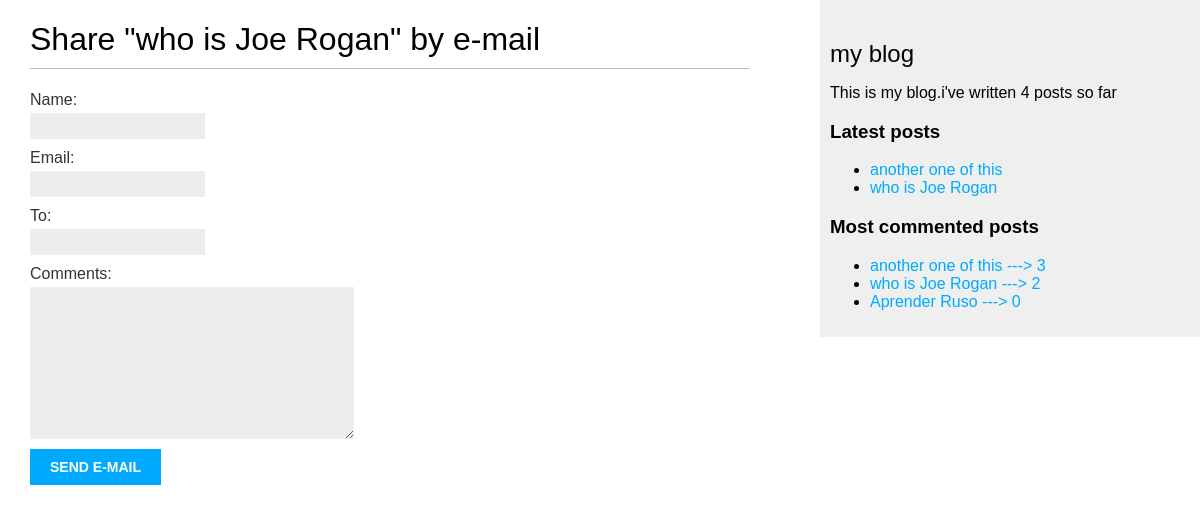
The app's page /blog/3/share/, older data.
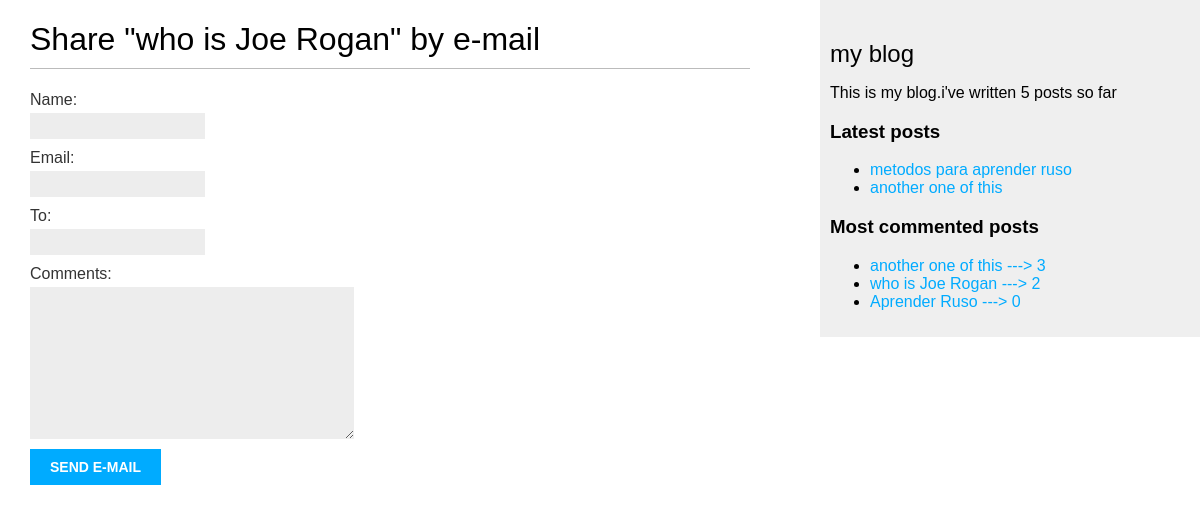
The same page, newer data.
### blog/models.py (models this page shows, shortened)
class Post (models.Model):
  STATUS_CHOICES = (
    ('draft','Draft'),
    ('published','Published'),
  )
  title = models.CharField(max_length=250)
  slug = models.SlugField(max_length=250,unique_for_date='publish')
  author = models.ForeignKey(User,on_delete=models.CASCADE,related_name='blog_posts')
  body = models.TextField()
  publish = models.DateTimeField(default=timezone.now)
  created = models.DateTimeField(auto_now_add=True)
  updated = models.DateTimeField(auto_now=True)
  status = models.CharField(max_length=10,choices=STATUS_CHOICES,default='draft')
  tags = TaggableManager()
  objects = models.Manager() # The default manager
  published = PublishedManager() # our custom manager
  class Meta:
    ordering = ('-publish',)
  def get_absolute_url(self):
    return reverse('blog:post_detail',
                       args=[self.publish.year,
                             self.publish.month,
                             self.publish.day,
                             self.slug])

### blog/views.py (the view)
# urls.py: path('<int:post_id>/share/',views.post_share,name='post_share'),
def post_share (request, post_id):
  post = get_object_or_404(Post, id=post_id, status='published')
  sent = False
  if request.method == 'POST':
    form = EmailPostForm(request.POST)
    if form.is_valid():
      cd = form.cleaned_data
      post_url = request.build_absolute_uri(post.get_absolute_url())
      subject = '{} ({}) recommends you reading "{}"'.format(cd['name'],cd['email'],post.title)
      message = 'Read "{}" at {}\n\n {}\'s comments {}'.format(post.title, post_url, cd['name'], cd['comments'])
      send_mail(subject,message,'admin@myblog.com',[cd['to']])
      sent = True
  else:
    form = EmailPostForm()
  return render(request, 'blog/post/share.html', {'post':post,'form':form, 'sent':sent})

### blog/forms.py
class EmailPostForm (forms.Form):
  name = forms.CharField(max_length = 25)
  email = forms.EmailField()
  to = forms.EmailField()
  comments = forms.CharField(required = False,widget=forms.Textarea)

### blog/models.py (called while the page is built)
  def get_queryset(self):
    return super(PublishedManager,self).get_queryset().filter(status='published')

### blog/templatetags/blog_tags.py (called while the page is built)
@register.simple_tag
def get_most_commented_posts(count=3):
  return Post.published.annotate(total_comments=Count('comments')).order_by('-total_comments')[:count]

@register.simple_tag
def total_posts():
  return Post.published.count()

@register.inclusion_tag('blog/post/latest_posts.html')
def show_latest_posts(count=5):
  latest_posts = Post.published.order_by('-publish')[:count]
  return {'latest_posts':latest_posts}

### blog/templates/blog/post/share.html (shortened to what this page needs)
{% extends "blog/base.html" %}
{% block content %}
{% if sent %}
  <h1>E-mail successfully sent</h1>
  <p>
    "{{ post.title }}" was successfully sent to {{ form.cleaned_data.to }}
  </p>
{% else %}
<h1>Share "{{post.title}}" by e-mail</h1>
<form action="." method="post">
  {{form.as_p}}
  <input type="submit" value="Send e-mail">
</form>
  {% endif %}
{% endblock %}

### blog/templates/blog/base.html (shortened to what this page needs)
{% load blog_tags %}
{% load static %}
<!DOCTYPE html>
<html>
<head>
  <link rel="stylesheet" href="{% static "css/blog.css" %}">
</head>
<body>
  <div id="content">
    {% block content %}
    {% endblock %}
  </div>
  <div id="sidebar">
    <h2>my blog</h2>
    <p>This is my blog.i've written {% total_posts %} posts so far</p>
    <h3>Latest posts</h3>
    {% show_latest_posts 2 %}
    <h3>Most commented posts</h3>
    {% get_most_commented_posts as most_commented_posts  %}
    <ul>
       {% for post in most_commented_posts %}
       <li>
         <a href="{{ post.get_absolute_url }}">{{post.title}} ---> {{post.comments.count}}</a>
       </li>
       {% endfor %}
    </ul>
  </div>
</body>
</html>

### blog/templates/blog/post/latest_posts.html
<ul>
  {% for post in latest_posts %}
  <li>
    <a href="{{post.get_absolute_url}}">{{ post.title }}</a>
  </li>
  {% endfor %}
</ul>

Row changes from the older to the newer data that the page shows:
no longer on one of the page's lists (row unchanged): Post: title "who is Joe Rogan"
added Post: title "metodos para aprender ruso", shown under "Latest posts"
Text that changed along with them:
text no longer shown: "4"
text now shown: "5"
